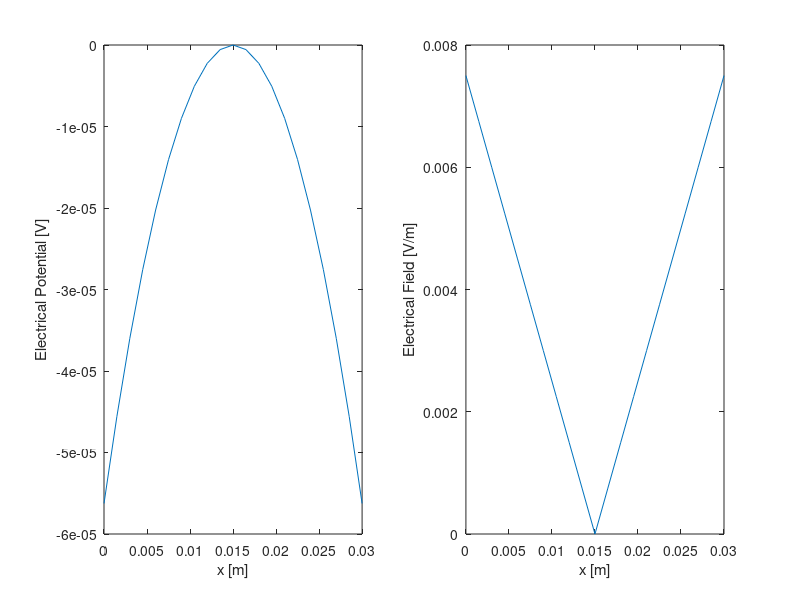
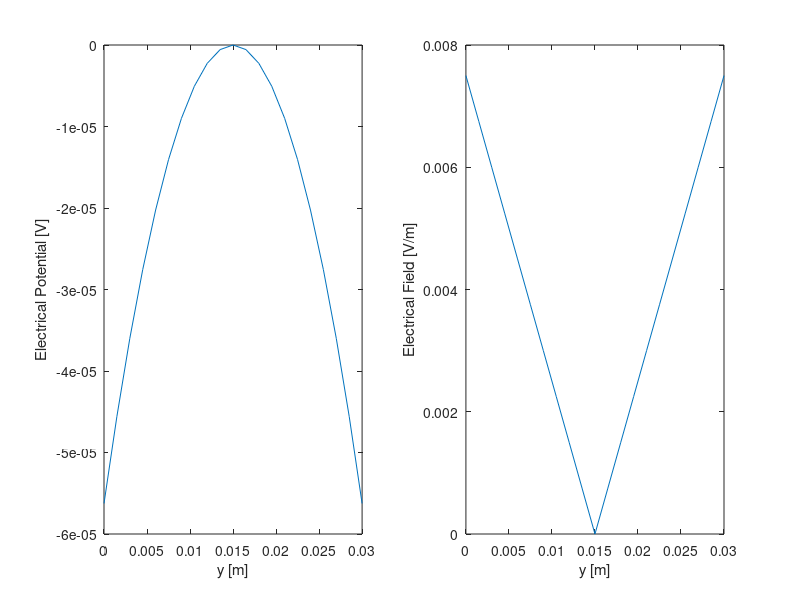
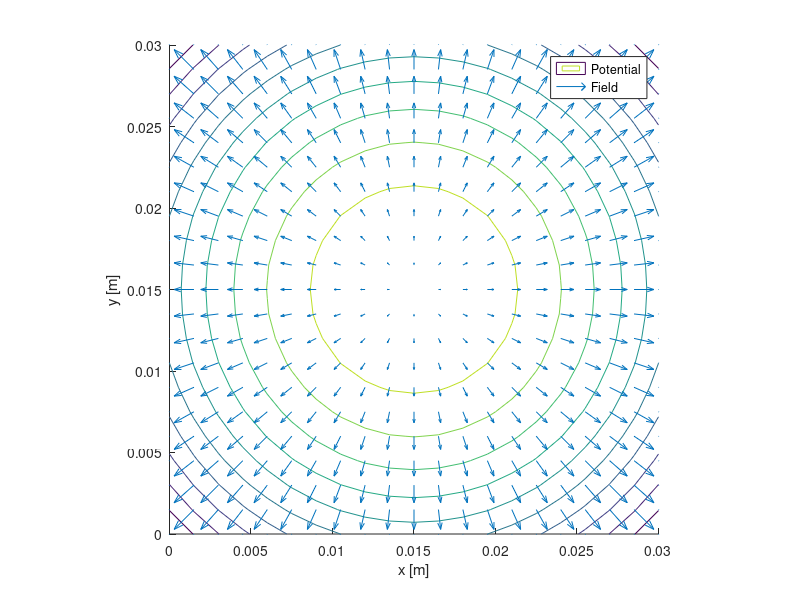
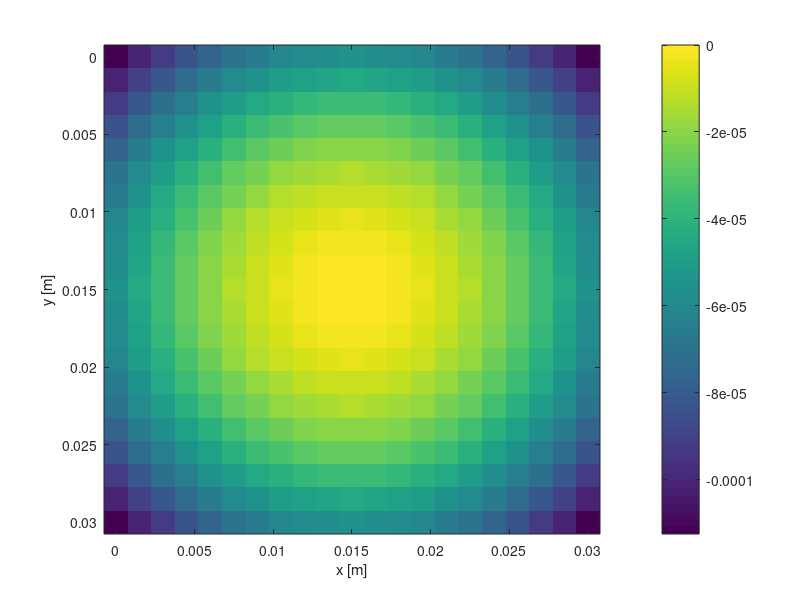

Reproduce these figures in MATLAB, in order.
%% Problem 1
close all; clear; clc;

e0 = 8.85e-12; % [E/m]
Lx = 0.03; %[m]
Ly = Lx; 
R = Lx/6;
x0 = Lx/2; y0 = Ly/2; % center of the cylinder
rou0 = 8.85e-12; % charge density [C/m^3]

nx = 20; % number of intevals
ny = nx;
delx = Lx/nx;
dely = Ly/ny;

x = 0:delx:Lx;
y = 0:dely:Ly;

[X, Y] = meshgrid(x,y);
r = ((X-x0).^2+(Y-y0).^2).^0.5;
V = -rou0/(4*e0)*r.^2;
E = rou0/(2*e0)*r;
[Ex, Ey] = gradient(V);
Ex = -Ex/delx;
Ey = -Ey/dely;
xidx = find(Y(:,1)==Ly/2);
yidx = find(X(1,:)==Lx/2);

figure(1)
subplot(1,2,1)
plot(X(xidx,:),V(xidx,:))
xlabel('x [m]')
ylabel('Electrical Potential [V]')
subplot(1,2,2)
plot(X(xidx,:),E(xidx,:))
xlabel('x [m]')
ylabel('Electrical Field [V/m]')
%print -depsc fig1.eps

figure(2)
subplot(1,2,1)
plot(Y(:,yidx),V(:,yidx))
xlabel('y [m]')
ylabel('Electrical Potential [V]')
subplot(1,2,2)
plot(Y(:,yidx),E(:,yidx))
xlabel('y [m]')
ylabel('Electrical Field [V/m]')
%print -depsc fig2.eps

figure(3)
hold on 
axis equal
contour(X,Y,V)
quiver(X,Y,Ex,Ey)
legend('Potential', 'Field')
xlabel('x [m]')
ylabel('y [m]')
%print -depsc fig3.eps

figure(4) 
imagesc(x,y,V) % magnitude of potential
colorbar
xlabel('x [m]')
ylabel('y [m]')
%print -depsc fig4.eps

figure(5)
imagesc(x,y,E) % magnitude of electric field
colorbar
xlabel('x [m]')
ylabel('y [m]')
%print -depsc fig5.eps

return
%% Problem 2

a = 1/dely^2*(-2/delx^2-2/dely^2)^-1;
b = a;
c = 1/delx^2*(-2/delx^2-2/dely^2)^-1;
d = c;
v = ones(size(V,1),size(V,2));
v(1,:) = 0; v(size(v,1),:) = 0; v(:,1) = 0; v(:,size(v,2)) = 0; % boundary condition
s = -rou0/e0*(-2/delx^2-2/dely^2)^(-1)*ones(size(v,1),size(v,2));
rosor = cos(pi/nx); w = 2/(1+sqrt(1-rosor^2));
epsilon = 1e-10; 
dnorms=sum(sum(s.^2));

[v,it]=sorEE430S19(a,b,c,d,v,s,w,epsilon,nx,ny,dnorms);
[ex, ey] = gradient(v);
ex = -ex/delx;
ey = -ey/dely;
e = sqrt(ex.^2+ey.^2);

figure(6)
subplot(1,2,1)
plot(X(xidx,:),v(xidx,:))
hold on
plot(X(xidx,:),V(xidx,:),'r--')
xlabel('x [m]')
ylabel('Electrical Potential [V]')
legend('SOR', 'Analytical')
subplot(1,2,2)
plot(X(xidx,:),e(xidx,:))
hold on
plot(X(xidx,:),E(xidx,:),'r--')
xlabel('x [m]')
ylabel('Electrical Field [V/m]')
legend('SOR', 'Analytical')
print -depsc fig6.eps

figure(7)
subplot(1,2,1)
plot(Y(:,yidx),v(:,yidx))
hold on
plot(Y(:,yidx),V(:,yidx),'r--')
xlabel('y [m]')
ylabel('Electrical Potential [V]')
legend('SOR', 'Analytical')
subplot(1,2,2)
plot(Y(:,yidx),e(:,yidx))
hold on 
plot(Y(:,yidx),E(:,yidx),'r--')
xlabel('y [m]')
ylabel('Electrical Field [V/m]')
legend('SOR', 'Analytical')
print -depsc fig7.eps

figure(88)
hold on 
axis equal
contour(X,Y,v)
quiver(X,Y,ex,ey)
legend('Potential', 'Field')
xlabel('x [m]')
ylabel('y [m]')
print -depsc fig88.eps

figure(99) 
imagesc(x,y,v) % magnitude of potential
colorbar
xlabel('x [m]')
ylabel('y [m]')
print -depsc fig99.eps

figure(100)
imagesc(x,y,e) % magnitude of electric field
colorbar
xlabel('x [m]')
ylabel('y [m]')
print -depsc fig100.eps

clear w a b c d v s epsilon dnorms

w = 1.1:0.1:2.9;
IT = zeros(1,length(w));
for i = 1:length(w)
    a = 1/dely^2*(-2/delx^2-2/dely^2)^-1;
    b = a;
    c = 1/delx^2*(-2/delx^2-2/dely^2)^-1;
    d = c;
    v = zeros(size(V,1),size(V,2));
    s = -rou0/e0*(-2/delx^2-2/dely^2)^(-1)*ones(size(v,1),size(v,2));
    epsilon = 1e-10; 
    dnorms=sum(sum(s.^2));
    [v,it]=sorEE430S19(a,b,c,d,v,s,w(i),epsilon,nx,ny,dnorms);
    IT(i) = it;
end

figure(9)
plot(w,IT)
xlabel('w')
ylabel('Number of iteration')
w_opt = w(IT==min(IT)); % optimal w
print -depsc fig9.eps


%% problem 3

a = 1/dely^2*(-2/delx^2-2/dely^2)^-1;
b = a;
c = 1/delx^2*(-2/delx^2-2/dely^2)^-1;
d = c;
v = zeros(size(V,1),size(V,2));

% match boundary conditions
v(1,:) = V(1,:) ;
v(size(v,1),:) = V(size(v,1),:); 
v(:,1) = V(:,1);
v(:,size(v,2)) = V(:,size(v,2)); 

s = -rou0/e0*(-2/delx^2-2/dely^2)^(-1)*ones(size(v,1),size(v,2));
epsilon = 1e-30; 
dnorms=sum(sum(s.^2));
[v_opt,it]=sorEE430S19(a,b,c,d,v,s,w_opt,epsilon,nx,ny,dnorms);
[ex_opt, ey_opt] = gradient(v_opt);
ex_opt = -ex_opt/delx;
ey_opt = -ey_opt/dely;
e_opt = sqrt(ex_opt.^2+ey_opt.^2);

figure(10)
subplot(1,2,1)
plot(X(xidx,:),v_opt(xidx,:))
hold on 
plot(X(xidx,:),V(xidx,:),'r--')
xlabel('x [m]')
ylabel('Electrical Potential [V]')
legend('SOR (optimized)','Analytical')
subplot(1,2,2)
plot(X(xidx,:),e_opt(xidx,:))
hold on
plot(X(xidx,:),E(xidx,:),'r--')
xlabel('x [m]')
ylabel('Electrical Field [V/m]')
legend('SOR (optimized)','Analytical')
print -depsc fig10.eps

figure(11)
subplot(1,2,1)
plot(Y(:,yidx),v_opt(:,yidx))
hold on
plot(Y(:,yidx),V(:,yidx),'r--')
xlabel('y [m]')
ylabel('Electrical Potential [V]')
legend('SOR (optimized)','Analytical')
subplot(1,2,2)
plot(Y(:,yidx),e_opt(:,yidx))
hold on
plot(Y(:,yidx),E(:,yidx),'r--')
xlabel('y [m]')
ylabel('Electrical Field [V/m]')
legend('SOR (optimized)','Analytical')
print -depsc fig11.eps

figure(120)
hold on 
axis equal
contour(X,Y,v_opt)
quiver(X,Y,ex_opt,ey_opt)
legend('Potential', 'Field')
xlabel('x [m]')
ylabel('y [m]')
print -depsc fig120.eps

figure(130) 
imagesc(x,y,V) % magnitude of potential
colorbar
xlabel('x [m]')
ylabel('y [m]')
print -depsc fig130.eps

figure(140)
imagesc(x,y,E) % magnitude of electric field
colorbar
xlabel('x [m]')
ylabel('y [m]')
print -depsc fig140.eps

%% Problem 4
close all; clear; clc;
delete *.eps

e0 = 8.85e-12; % [E/m]
Lx = 0.03; %[m]
Ly = Lx; 
R = Lx/6;
x0 = Lx/4; y0 = Ly/4;
rou0 = 8.85e-12; %[C/m^3]

nx = 20; % number of intevals
ny = nx;
delx = Lx/nx;
dely = Ly/ny;

x = 0:delx:Lx;
y = 0:dely:Ly;

[X, Y] = meshgrid(x,y);

r = ((X-x0).^2+(Y-y0).^2).^0.5;

V = -rou0/(4*e0)*r.^2;
E = rou0/(2*e0)*r;

[Ex, Ey] = gradient(V);
Ex = -Ex/delx;
Ey = -Ey/dely;

xidx = find(Y(:,1)==Ly/4);
yidx = find(X(1,:)==Lx/4);

figure(12)
subplot(1,2,1)
plot(X(xidx,:),V(xidx,:))
xlabel('x [m]')
ylabel('Electrical Potential [V]')
subplot(1,2,2)
plot(X(xidx,:),E(xidx,:))
xlabel('x [m]')
ylabel('Electrical Field [V/m]')
print -depsc fig12.eps

figure(13)
subplot(1,2,1)
plot(Y(:,yidx),V(:,yidx))
xlabel('y [m]')
ylabel('Electrical Potential [V]')
subplot(1,2,2)
plot(Y(:,yidx),E(:,yidx))
xlabel('y [m]')
ylabel('Electrical Field [V/m]')
print -depsc fig13.eps

figure(14)
hold on 
axis equal
contour(X,Y,V)
quiver(X,Y,Ex,Ey)
legend('Potential', 'Field')
xlabel('x [m]')
ylabel('y [m]')
print -depsc fig14.eps

figure(16) 
imagesc(x,y,V) % magnitude of potential
colorbar
xlabel('x [m]')
ylabel('y [m]')
print -depsc fig16.eps

figure(17)
imagesc(x,y,E) % magnitude of electric field
colorbar
xlabel('x [m]')
ylabel('y [m]')
print -depsc fig17.eps

a = 1/dely^2*(-2/delx^2-2/dely^2)^-1;
b = a;
c = 1/delx^2*(-2/delx^2-2/dely^2)^-1;
d = c;
v = ones(size(V,1),size(V,2));
v(1,:) = 0; v(size(v,1),:) = 0; v(:,1) = 0; v(:,size(v,2)) = 0; % boundary condition
s = -rou0/e0*(-2/delx^2-2/dely^2)^(-1)*ones(size(v,1),size(v,2));
rosor = cos(pi/nx); w = 2/(1+sqrt(1-rosor^2));
epsilon = 1e-10; 
dnorms=sum(sum(s.^2));

[v,it]=sorEE430S19(a,b,c,d,v,s,w,epsilon,nx,ny,dnorms);
[ex, ey] = gradient(v);
ex = -ex/delx;
ey = -ey/dely;
e = sqrt(ex.^2+ey.^2);

a = 1/dely^2*(-2/delx^2-2/dely^2)^-1;
b = a;
c = 1/delx^2*(-2/delx^2-2/dely^2)^-1;
d = c;
v = zeros(size(V,1),size(V,2));

% match boundary conditions
v(1,:) = V(1,:) ;
v(size(v,1),:) = V(size(v,1),:); 
v(:,1) = V(:,1);
v(:,size(v,2)) = V(:,size(v,2)); 

s = -rou0/e0*(-2/delx^2-2/dely^2)^(-1)*ones(size(v,1),size(v,2));
epsilon = 1e-30; 
dnorms=sum(sum(s.^2));

[v_opt,it]=sorEE430S19(a,b,c,d,v,s,w,epsilon,nx,ny,dnorms);
[ex_opt, ey_opt] = gradient(v_opt);
ex_opt = -ex_opt/delx;
ey_opt = -ey_opt/dely;
e_opt = sqrt(ex_opt.^2+ey_opt.^2);

figure(18)
subplot(1,2,1)
plot(X(xidx,:),v_opt(xidx,:))
hold on 
plot(X(xidx,:),V(xidx,:),'r--')
xlabel('x [m]')
ylabel('Electrical Potential [V]')
legend('SOR (optimized)','Analytical')
subplot(1,2,2)
plot(X(xidx,:),e_opt(xidx,:))
hold on
plot(X(xidx,:),E(xidx,:),'r--')
xlabel('x [m]')
ylabel('Electrical Field [V/m]')
legend('SOR (optimized)','Analytical')
print -depsc fig18.eps

figure(19)
subplot(1,2,1)
plot(Y(:,yidx),v_opt(:,yidx))
hold on
plot(Y(:,yidx),V(:,yidx),'r--')
xlabel('y [m]')
ylabel('Electrical Potential [V]')
legend('SOR (optimized)','Analytical')
subplot(1,2,2)
plot(Y(:,yidx),e_opt(:,yidx))
hold on
plot(Y(:,yidx),E(:,yidx),'r--')
xlabel('y [m]')
ylabel('Electrical Field [V/m]')
legend('SOR (optimized)','Analytical')
print -depsc fig19.eps

figure(20)
hold on 
axis equal
contour(X,Y,v_opt)
quiver(X,Y,ex_opt,ey_opt)
legend('Potential', 'Field')
xlabel('x [m]')
ylabel('y [m]')
print -depsc fig20.eps

figure(21) 
imagesc(x,y,v_opt) % magnitude of potential
colorbar
xlabel('x [m]')
ylabel('y [m]')
print -depsc fig21.eps

figure(22)
imagesc(x,y,e_opt) % magnitude of electric field
colorbar
xlabel('x [m]')
ylabel('y [m]')
print -depsc fig22.eps

